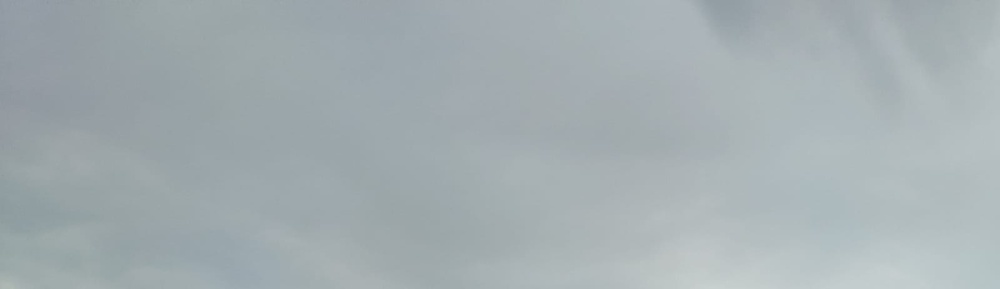
#> input picture processing/sampleimages/Low/low1.jpeg, 1000 x 289 px, shrunk from 1600 x 463 before the run
$ python correcttdensityplotbatchrgb.py
#> lines starting #> are read from the running program, lines starting #| are printed output that depends on the picture
def density(imgpath):
    '''
    input:
    imgpath = [full path to image1, fpti2]
    returns:
    scattergraph with mattpliot
    '''
    import cv2
    import matplotlib.pyplot as plt
    for n in imgpath:
        topic='Low'
        img=cv2.imread(n)
#> img is the input picture: shape (289, 1000, 3); mean B, G, R 177.6, 174.3, 164.1
        # from matplotlib import pyplot as plt
        # import numpy as np
        redpixels=[]
        greenpixels=[]
        bluepixels=[]
        for p in range(0,256):
            bluepixels.append(0)
        for x in range(img.shape[0]):
            for y in range(img.shape[1]):
                bluepixels[img[x,y,2]]+=1
        #print(bluepixels)
        plt.plot(bluepixels,'b')
        plt.xlabel('Color of pixel (0-255)')
        plt.ylabel('count/concentration')
        plt.title('Blue'+topic)
        plt.show()
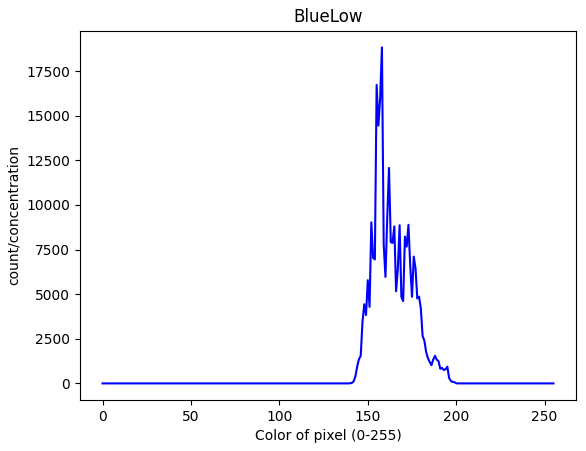
#> figure drawn by matplotlib, 1 panel; curve peaks at x = 158, y = 18827
        #green
        for p in range(0,256):
            greenpixels.append(0)
        for x in range(img.shape[0]):
            for y in range(img.shape[1]):
                greenpixels[img[x,y,1]]+=1
        plt.plot(greenpixels, 'g')
        plt.xlabel('Color of pixel (0-255)')
        plt.ylabel('count/concentration')
        plt.title('Green'+topic)
        plt.show()
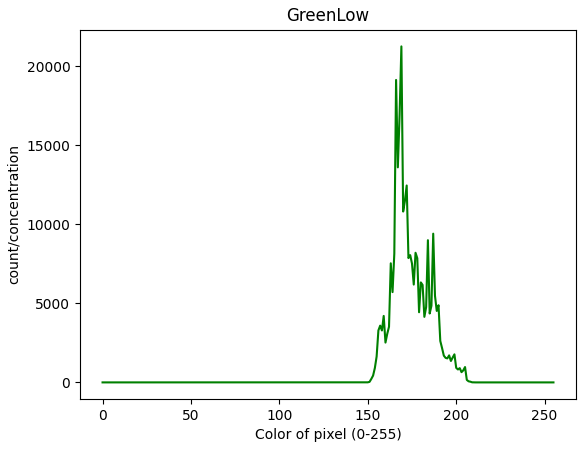
#> figure drawn by matplotlib, 1 panel; curve peaks at x = 169, y = 21247
        #red
        for p in range(0,256):
            redpixels.append(0)
        for x in range(img.shape[0]):
            for y in range(img.shape[1]):
                redpixels[img[x,y,0]]+=1
        plt.plot(redpixels,'r')
        plt.xlabel('Color of pixel (0-255)')
        plt.ylabel('count/concentration')
        plt.title('Red'+topic)
        plt.show()
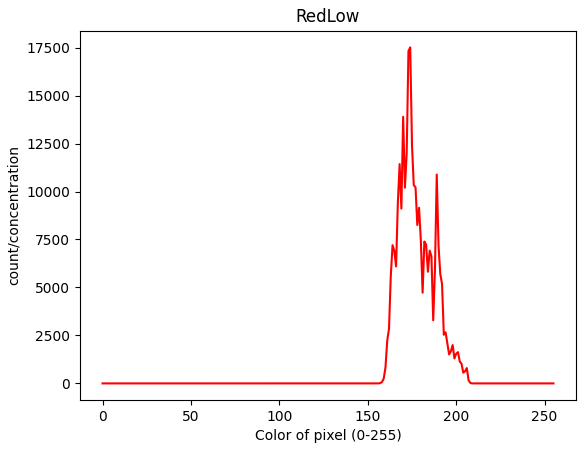
#> figure drawn by matplotlib, 1 panel; curve peaks at x = 174, y = 17511
        # [6 lines of commented-out code are left out]
density(['low1.jpeg'])
#density('flares2.jpeg')
#density('flares3.jpeg')
